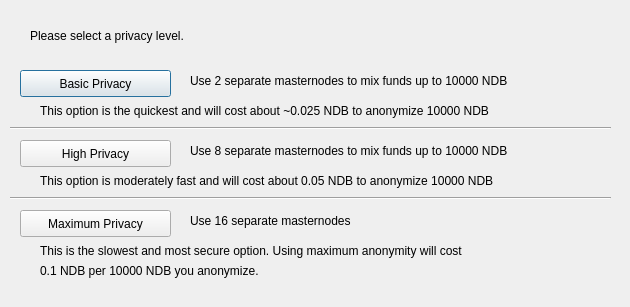
<?xml version="1.0" encoding="UTF-8"?>
<ui version="4.0">
 <class>ObfuscationConfig</class>
 <widget class="QDialog" name="ObfuscationConfig">
  <property name="geometry">
   <rect>
    <x>0</x>
    <y>0</y>
    <width>630</width>
    <height>307</height>
   </rect>
  </property>
  <property name="windowTitle">
   <string>Configure Obfuscation</string>
  </property>
  <widget class="QPushButton" name="buttonBasic">
   <property name="geometry">
    <rect>
     <x>20</x>
     <y>70</y>
     <width>151</width>
     <height>27</height>
    </rect>
   </property>
   <property name="text">
    <string>Basic Privacy</string>
   </property>
  </widget>
  <widget class="QPushButton" name="buttonHigh">
   <property name="geometry">
    <rect>
     <x>20</x>
     <y>140</y>
     <width>151</width>
     <height>27</height>
    </rect>
   </property>
   <property name="text">
    <string>High Privacy</string>
   </property>
  </widget>
  <widget class="QPushButton" name="buttonMax">
   <property name="geometry">
    <rect>
     <x>20</x>
     <y>210</y>
     <width>151</width>
     <height>27</height>
    </rect>
   </property>
   <property name="text">
    <string>Maximum Privacy</string>
   </property>
  </widget>
  <widget class="QLabel" name="label">
   <property name="geometry">
    <rect>
     <x>30</x>
     <y>20</y>
     <width>571</width>
     <height>31</height>
    </rect>
   </property>
   <property name="text">
    <string>Please select a privacy level.</string>
   </property>
  </widget>
  <widget class="QLabel" name="label_2">
   <property name="geometry">
    <rect>
     <x>190</x>
     <y>70</y>
     <width>421</width>
     <height>21</height>
    </rect>
   </property>
   <property name="text">
    <string>Use 2 separate masternodes to mix funds up to 10000 NDB</string>
   </property>
  </widget>
  <widget class="QLabel" name="label_3">
   <property name="geometry">
    <rect>
     <x>190</x>
     <y>140</y>
     <width>411</width>
     <height>21</height>
    </rect>
   </property>
   <property name="text">
    <string>Use 8 separate masternodes to mix funds up to 10000 NDB</string>
   </property>
  </widget>
  <widget class="QLabel" name="label_4">
   <property name="geometry">
    <rect>
     <x>190</x>
     <y>210</y>
     <width>421</width>
     <height>21</height>
    </rect>
   </property>
   <property name="text">
    <string>Use 16 separate masternodes</string>
   </property>
  </widget>
  <widget class="QLabel" name="label_6">
   <property name="geometry">
    <rect>
     <x>40</x>
     <y>100</y>
     <width>561</width>
     <height>21</height>
    </rect>
   </property>
   <property name="text">
    <string>This option is the quickest and will cost about ~0.025 NDB to anonymize 10000 NDB</string>
   </property>
  </widget>
  <widget class="QLabel" name="label_7">
   <property name="geometry">
    <rect>
     <x>40</x>
     <y>170</y>
     <width>561</width>
     <height>21</height>
    </rect>
   </property>
   <property name="text">
    <string>This option is moderately fast and will cost about 0.05 NDB to anonymize 10000 NDB</string>
   </property>
  </widget>
  <widget class="QLabel" name="label_8">
   <property name="geometry">
    <rect>
     <x>40</x>
     <y>240</y>
     <width>561</width>
     <height>21</height>
    </rect>
   </property>
   <property name="text">
    <string>This is the slowest and most secure option. Using maximum anonymity will cost</string>
   </property>
  </widget>
  <widget class="QLabel" name="label_9">
   <property name="geometry">
    <rect>
     <x>40</x>
     <y>260</y>
     <width>561</width>
     <height>21</height>
    </rect>
   </property>
   <property name="text">
    <string>0.1 NDB per 10000 NDB you anonymize.</string>
   </property>
  </widget>
  <widget class="Line" name="line">
   <property name="geometry">
    <rect>
     <x>10</x>
     <y>120</y>
     <width>601</width>
     <height>16</height>
    </rect>
   </property>
   <property name="orientation">
    <enum>Qt::Horizontal</enum>
   </property>
  </widget>
  <widget class="Line" name="line_2">
   <property name="geometry">
    <rect>
     <x>10</x>
     <y>190</y>
     <width>601</width>
     <height>16</height>
    </rect>
   </property>
   <property name="orientation">
    <enum>Qt::Horizontal</enum>
   </property>
  </widget>
 </widget>
 <resources/>
 <connections/>
</ui>
